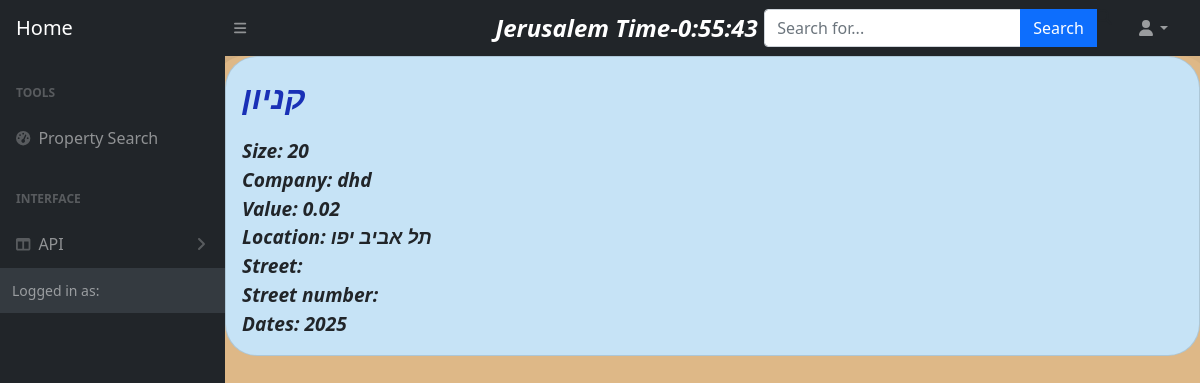
Before: /property/projects/1/ with the older database file.
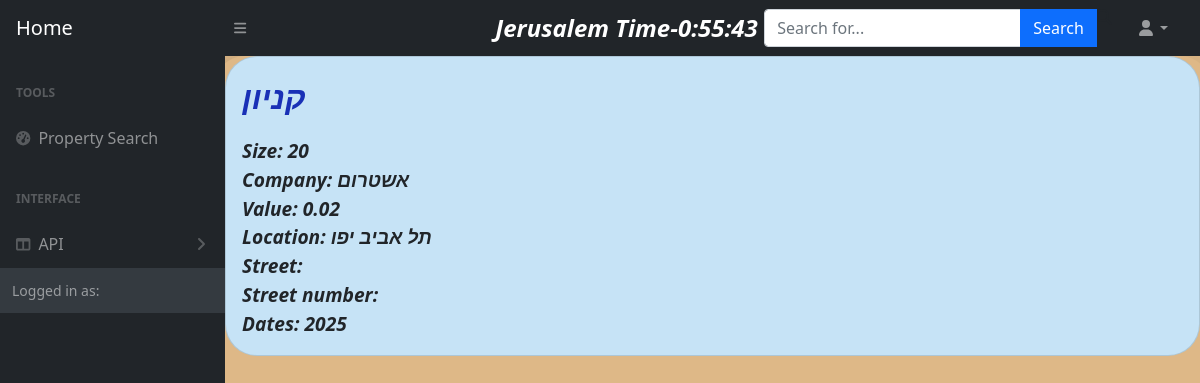
After: the same page with the newer database file.
### property/models.py (models this page shows, shortened)
class Project(models.Model):
   type_project= models.CharField(_("type_project"),max_length=100, null=False)
   size_project= models.SmallIntegerField(_("size_project"),null=False)
   company= models.CharField(_("company"),max_length=100, null=False)
   dates= models.BigIntegerField(_("dates"),null=True, blank=True)
   location= models.CharField(_("location"),max_length=100, null=False)
   neighbourhood=models.CharField(("neighbourhood"),max_length=100, null=True)
   value= models.FloatField(_("value"),null=False)

### property/views.py (the view)
# urls.py: path('projects/<id>/', views.single_project, name='single_project')
def single_project(request, id):
    project = Project.objects.get(id=id)
    return render(request, 'single-project.html', {'project': project})

### property/templates/single-project.html
{% extends "base.html" %}
{% block content %}
<body style="background-color: burlywood">
<div class="row row-cols-1 row-cols-md-5 g-4" style="height: 100vh;
display: flex;
justify-content: center;
align-items: center;">
    <div class="col "  style=" box-shadow: -11px 24px 62px -13px rgba(0,0,0,0.69);border-radius: 2em;width: 100% ;height: 100%;">
      <div class="card" style=" border-radius: 2em; background-color: rgba(196, 230, 253, 0.945); ">
        <div class="card-body" >
          <p class="card-text" style="font-weight: 600; font-style: oblique;font-size: xx-large; color: rgb(25, 48, 182)">{{project.type_project}}<br>
          </p>
          <p class="card-text" style="font-weight: 600; font-style: oblique;font-size: larger">
            Size: {{project.size_project}} <br>
            Company: {{project.company}}<br>
            Value: {{project.value}}<br>
            Location: {{project.location}}<br>
            Street: {{project.street}}<br>
            Street number: {{project.street_number}}<br>
            Dates: {{project.dates}}<br>
          </p>
        </div>
      </div>
    </div>
</div>
</body>
{% endblock %}

Changed rows visible on the page:
changed Project "קניון": company "dhd" → "אשטרום"
